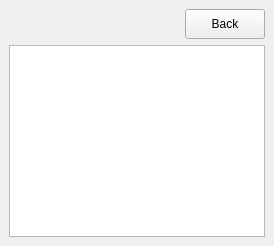
      <widget class="QWidget" name="result_viewer_page">
       <layout class="QGridLayout" name="gridLayout_10">
        <property name="leftMargin">
         <number>0</number>
        </property>
        <property name="topMargin">
         <number>0</number>
        </property>
        <property name="rightMargin">
         <number>0</number>
        </property>
        <property name="bottomMargin">
         <number>0</number>
        </property>
        <property name="spacing">
         <number>0</number>
        </property>
        <item row="0" column="0">
         <widget class="QFrame" name="result_viewer_frame">
          <property name="frameShape">
           <enum>QFrame::NoFrame</enum>
          </property>
          <property name="frameShadow">
           <enum>QFrame::Plain</enum>
          </property>
          <layout class="QGridLayout" name="gridLayout_11">
           <item row="1" column="0">
            <widget class="QTextBrowser" name="result_viewer_textbrowser"/>
           </item>
           <item row="0" column="0" alignment="Qt::AlignRight|Qt::AlignTop">
            <widget class="QPushButton" name="result_view_back_btn">
             <property name="minimumSize">
              <size>
               <width>75</width>
               <height>30</height>
              </size>
             </property>
             <property name="text">
              <string>Back</string>
             </property>
            </widget>
           </item>
          </layout>
         </widget>
        </item>
       </layout>
      </widget>
